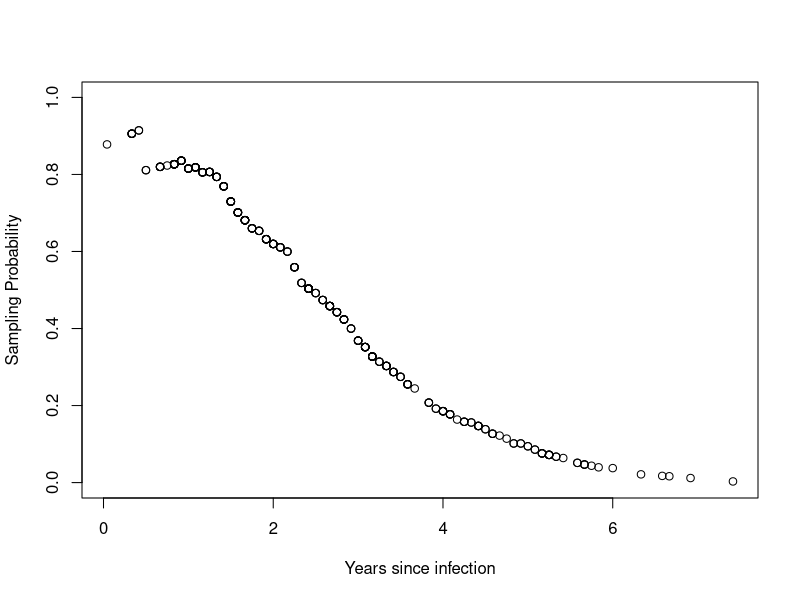

Recreate this plot in R.
library(survival)
library(gss)
data(aids)
# all event times should be sorted

dtnpmle <- function(x, u, v, max_iter = 1000, error = 1e-9){
  dat <- cbind(x, u, v)[order(x), ]
  n <- nrow(dat)
  J <- apply(dat[, 2:3], MARGIN = 1, FUN = function(uvj) (uvj[1] <= dat[, 1]) & (dat[, 1] <= uvj[2]))
  inv_puv <- 1 / c(colMeans(J))
  inv_pt <- sum(inv_puv) / c(J %*% inv_puv)
  f <- inv_pt / sum(inv_pt)
  g <- inv_puv / sum(inv_puv)
  converged <- FALSE
  
  for (i in seq_len(max_iter)){
    inv_pt <- sum(inv_puv) / c(J %*% inv_puv)
    inv_puv <- sum(inv_pt) / c(t(inv_pt) %*% J)
    f_next <- inv_pt / sum(inv_pt)
    g_next <- inv_puv / sum(inv_puv)
    if (all(abs(c(f_next - f, g_next - g)) < error)){
      converged <- TRUE
      f <- f_next
      g <- g_next
      break
    }
    f <- f_next
    g <- g_next
  }
  
  masses <- data.frame(x = dat[, 1], u = dat[, 2], v = dat[, 3], f = f, g = g)
  jump_indx <- !duplicated(masses$x, fromLast = TRUE)
  return(list(cdf = cbind(x = masses$x[jump_indx], F = pmin(cumsum(masses$f)[jump_indx], 1)), 
              masses = masses, pt = c(1 / inv_pt), puv = c(1 / inv_puv), 
              converged = converged, n_iter = i))
}

stderr_weights <- function(x, u, v, npcdf){
  n <- length(x)
  C_lprod <- function(A) {rbind(A, -colSums(A))} # C %*% a
  C_rprod <- function(A) {sapply(seq_len(n - 1), FUN = function(i) A[, i] - A[, n])}
  Ct_lprod <- function(A) {sapply(seq_len(ncol(A)), FUN = function(i) A[-n, i] - A[n, i])}
  
  n_x <- sapply(npcdf[, 1, drop = TRUE], FUN = function(xi) sum(x == xi))
  npcdf <- rbind(c(min(u) - 1, 0), npcdf)
  Fv <- npcdf[findInterval(v, npcdf[, 1]), 2]
  Fu <- npcdf[findInterval(u, npcdf[, 1], left.open = TRUE), 2]
  Fvu <- Fv - Fu
  a <- c(n_x / (diff(npcdf[, 2]) * n))[match(x, npcdf[-1, 1])]
  Juv <- apply(cbind(u, v), MARGIN = 1, FUN = function(uvj) (uvj[1] <= x) & (x <= uvj[2])) # J[i,j]: u[j] <= x[i] <= v[j]
  
  S <- toeplitz(rep(1, n), r = c(1, rep(0, n-1)))
  S_inv <- toeplitz(c(1,-1, rep(0, n-2)), r = c(1, rep(0, n-1))) # solve(S)
  B <- S %*% diag(1 / (n * a))
  B_inv <- diag(n * a) %*% S_inv
  
  unique_indx <- !duplicated(x, fromLast = TRUE)
  match_unique_indx <- match(x, unique(x))
  H <- sapply(seq_len(n), 
              FUN = function(i) {((x[i] <= x[unique_indx]) / a[i]) - (cumsum(Juv[, i] / a^2)[unique_indx] / (n * Fvu[i]))})
  Atilde <- Juv %*% diag(1 / Fvu^2) %*% t(Juv) %*% S_inv / n
  A <- S %*% diag(1 / a^2) %*% Atilde / n
  IA <- -A
  diag(IA) <- 1 + diag(IA)
  L_F <- (B %*% C_lprod(solve(Ct_lprod(C_rprod(B_inv %*% IA %*% B)),
                              Ct_lprod(B_inv %*% H[match_unique_indx, ]))))[unique_indx, ]
  
  L_ainv <- sapply(seq_len(n), 
                   FUN = function(i) (-((Juv[, i] / Fvu[i]) - a - (Atilde %*% L_F[match_unique_indx, i])) / a^2))
  var_F <- rowMeans(L_F^2) / n
  var_ainv <- rowMeans(L_ainv^2) / n
  return(list(L_F = L_F, var_F = var_F, a = a, L_ainv = L_ainv, var_ainv = var_ainv))
}

sensitivity_analysis <- function(y, X, ipw, trunc_mass = seq(0, 1, by = 0.1),
                                 ipw_infl = NULL, time_wt = NULL, time_wt_infl = NULL, 
                                 max_iter = 100, error = 1e-7, beta_init = NULL,
                                 center_covariates = FALSE){
  
  coxph_rtrunc <- function(y, X, ipw, outer_wt, trunc_mass, ipw_avg, max_iter, error,
                           beta_init, n_ties, unique_indx, 
                           time_wt = NULL, ipw_infl = NULL, time_wt_infl = NULL){
    
    n_unique <- length(unique_indx)
    p <- ncol(X)
    tX <- t(X)
    beta_est <- beta_init
    converged <- FALSE
    for (i in seq_len(max_iter)){
      exps <- exp(c(X %*% beta_est))
      p_trunc <- trunc_mass^exps
      odds_trunc <- (p_trunc) / (1 - p_trunc)
      odds_wt <- ipw * exps * odds_trunc
      
      fit <- coxph(y ~ X, weights = ipw, init = beta_est, robust = FALSE, ties = "breslow",
                   control = coxph.control(iter.max = 0, timefix = FALSE))
      fit_detail <- coxph.detail(fit)
      if (p == 1){
        fit_detail$imat <- array(fit_detail$imat, dim = c(1, 1, n_unique))
        fit_detail$means <- cbind(fit_detail$means)
      }
      
      # not divided by n, evaluated at unique event times
      S0 <- ipw[unique_indx] * n_ties * exp(sum(fit$means * beta_est)) / fit_detail$hazard
      S1 <- diag(S0) %*% fit_detail$means
      S0_adj <- S0 + sum(odds_wt)
      riskset_avg <- sapply(seq_len(p), FUN = function(j) {(S1[, j] + sum(odds_wt * X[, j])) / S0_adj})
      est_fn <- ipw_avg - c(t(n_ties * outer_wt[unique_indx]) %*% riskset_avg)
      
      odds_wt2 <- ipw * exps^2 * odds_trunc * (1 + odds_trunc) * ifelse(trunc_mass > 0, log(trunc_mass), 0)
      S2_adjustment <- tX %*% diag(odds_wt + odds_wt2) %*% X
      derivative <- matrix(0, nrow = p, ncol = p) # negative derivative
      for (j in seq_len(n_unique)){
        indx <- unique_indx[j]
        derivative <- derivative + n_ties[j] * outer_wt[indx] * 
          (
            ((fit_detail$imat[, , j] / (n_ties[j] * ipw[indx])) + 
               c(fit_detail$means[j, ]) %*% fit_detail$means[j, , drop = FALSE]) * 
              S0[j] + S2_adjustment
          ) / S0_adj[j]
        derivative <- derivative - n_ties[j] * outer_wt[indx] * c(riskset_avg[j, ]) %*% riskset_avg[j, , drop = FALSE]
      }
      derivative <- derivative - c(t(outer_wt[unique_indx] * n_ties / S0_adj) %*% riskset_avg) %*% (t(odds_wt2) %*% X)
      
      beta_update <- solve(derivative, est_fn)
      
      
      # check convergence
      if (all(abs(beta_update) < error)){
        converged <- TRUE
        break
      }
      
      beta_est <- beta_est + beta_update
      
    }
    
    stderrs <- rep(NA, p)
    if (!is.null(ipw_infl)){
      haz <- n_ties * ipw[unique_indx] / S0_adj
      wtcumhaz <- c(0, cumsum(haz * time_wt[unique_indx]))
      integ_wtriskset_avg <- apply(riskset_avg, MARGIN = 2, FUN = function(x) c(0, cumsum(x * haz * time_wt[unique_indx])))
      riskset_avg <- rbind(0, riskset_avg)
      match_indx <- findInterval(y[, 1], y[unique_indx, 1]) + 1
      match_indx2 <- 1:n# match(y[, 1], unique(y[, 1]))
      
      # p by n
      sch_resids_uw <- (tX - t(riskset_avg[match_indx, ])) %*% diag(event_indx)
      score_resids_uw <- (sch_resids_uw %*% diag(time_wt)) - (tX %*% diag(exps * (wtcumhaz[match_indx] + odds_trunc * wtcumhaz[n_unique + 1])))
      score_resids_uw <- score_resids_uw + sapply(seq_len(n), FUN = function(i) {
        exps[i] * (integ_wtriskset_avg[match_indx[i], ] + odds_trunc[i] * integ_wtriskset_avg[n_unique + 1, ])
      })
      
      ipw_adj <- score_resids_uw %*% ipw_infl[match_indx2, ] / n
      var_components <- (score_resids_uw %*% diag(ipw)) + ipw_adj
      
      if (!is.null(time_wt_infl)){
        ipw_adj2 <- sch_resids_uw %*% diag(ipw) %*% time_wt_infl[match_indx2, ] / n
        var_components <- var_components + ipw_adj2
      }
      
      meat <- apply(var_components, MARGIN = 2, FUN = function(x) x %o% x)
      if (ncol(X) == 1){
        meat <- sum(meat)
      }else{
        meat <- rowSums(meat)
      }
      inv_derivative <- solve(derivative)
      var_est <- inv_derivative %*% matrix(meat, nrow = p) %*% t(inv_derivative)
      stderrs <- sqrt(diag(var_est))
      
    }
    
    if (!converged){
      stop("Error: algorithm did not converge")
    }
    return(list(coef = beta_est, se = stderrs))
  }
  
  n <- nrow(X)
  p <- ncol(X)
  if (ncol(y) != 2){
    stop("y should be a two-column Surv object")
  }
  if (2 %in% y[, 2]){
    event_indx <- y[, 2] == 2
  }else{
    event_indx <- as.logical(y[, 2])
  }
  
  if (is.null(beta_init)){
    beta_init <- rep(0, p)
  }
  
  if (is.null(time_wt)){
    outer_wt <- ipw
    time_wt <- rep(1, n)
  }else{
    time_wt <- time_wt + 1e-7
    outer_wt <- time_wt * ipw
    
  }
  
  if (center_covariates == TRUE){
    X <- scale(X, scale = FALSE)
  }
  
  ipw_avg <- c(t(outer_wt * event_indx) %*% X)
  unique_indx <- which(!duplicated(y[, 1], fromLast = TRUE) & event_indx)
  unique_times <- y[unique_indx, 1]
  n_ties <- sapply(unique_times, FUN = function(tj) sum(y[event_indx, 1] == tj))
  
  
  coef_ests <- matrix(NA, nrow = length(trunc_mass), ncol = p)
  stderrs <- matrix(NA, nrow = length(trunc_mass), ncol = p)
  for (j in seq_along(trunc_mass)){
    ests <- tryCatch(coxph_rtrunc(y = y, X = X, ipw = ipw, outer_wt = outer_wt,
                                  trunc_mass = trunc_mass[j], ipw_avg = ipw_avg, 
                                  max_iter = max_iter, error = error, 
                                  beta_init = beta_init,
                                  n_ties = n_ties, unique_indx = unique_indx, 
                                  time_wt = time_wt, ipw_infl = ipw_infl, time_wt_infl = time_wt_infl),
                     error = function(e) NULL)
    if (!is.null(ests) & !any(is.na(ests$coef))){
      coef_ests[j, ] <- ests$coef
      stderrs[j, ] <- ests$se
      beta_init <- ests$coef # improve convergence
    }
  }
  return(list(coef = coef_ests, trunc_mass = trunc_mass, se = stderrs))
}

dat <- aids
dat$baseline <- (1986*12 + 7) - dat$infe
dat$ltrunc <- (1982*12) - dat$baseline
dat$incu[dat$incu == 0] <- 0.5
dat <- dat[order(dat$incu), ]
dat$age_gp <- factor(ifelse(dat$age <= 4, "<=4", ifelse(dat$age <= 59, "4-59", ">59")), 
                     levels = c(">59", "4-59", "<=4"))
summary(dat)

npmle <- dtnpmle(dat$incu, dat$ltrunc, dat$infe)
igraph::is.connected(igraph::graph(unlist(sapply(seq_len(nrow(dat)), FUN = function(i) 
  c(rbind(i, which((dat$ltrunc[i] <= dat$incu) & (dat$incu <= dat$infe[i]))))))), "strong")
plot(npmle$masses$x/12, npmle$pt, xlab = "Years since infection", ylab = "Sampling Probability", ylim = c(0,1))

y <- Surv(dat$incu, rep(1, nrow(dat)))
X <- cbind(as.numeric(dat$age_gp == "<=4"), as.numeric(dat$age_gp == "4-59"))
match_indx <- findInterval(dat$incu, npmle$cdf[, 1])
infl <- stderr_weights(dat$incu, dat$ltrunc, dat$infe, npmle$cdf)
infl_a_est <- sapply(seq_len(nrow(dat)), FUN = function(i) {-infl$L_ainv[, i] * infl$a^2})
fit <- sensitivity_analysis(y, X, ipw = 1 / infl$a, ipw_infl = infl$L_ainv,
                            time_wt = (1 - npmle$cdf[match_indx, 2]) * infl$a, 
                            time_wt_infl = (-infl$L_F[match_indx, ] * infl$a) + 
                              (1 - npmle$cdf[match_indx, 2]) * infl_a_est,
                            trunc_mass = seq(0, 0.2, by = 0.02), beta_init = c(1,0))
fit$ci1 <- cbind(fit$coef[, 1] - qnorm(0.975)*fit$se[, 1], fit$coef[, 1] + qnorm(0.975)*fit$se[, 1])
fit$si1 <- cbind(cummin(fit$ci1[, 1]), cummax(fit$ci1[, 2]))
fit$ci2 <- cbind(fit$coef[, 2] - qnorm(0.975)*fit$se[, 2], fit$coef[, 2] + qnorm(0.975)*fit$se[, 2])
fit$si2 <- cbind(cummin(fit$ci2[, 1]), cummax(fit$ci2[, 2]))
sens_results <- data.frame(trunc_mass = fit$trunc_mass,
                           `coef (age <=4)` = fit$coef[, 1],
                           `lower_si (age <=4)` = fit$si1[, 1],
                           `upper_si (age <=4)` = fit$si1[, 2],
                           `coef (age 4-59)` = fit$coef[, 2],
                           `lower_si (age 4-59)` = fit$si2[, 1],
                           `upper_si (age 4-59)` = fit$si2[, 2], check.names = FALSE)
sens_results
